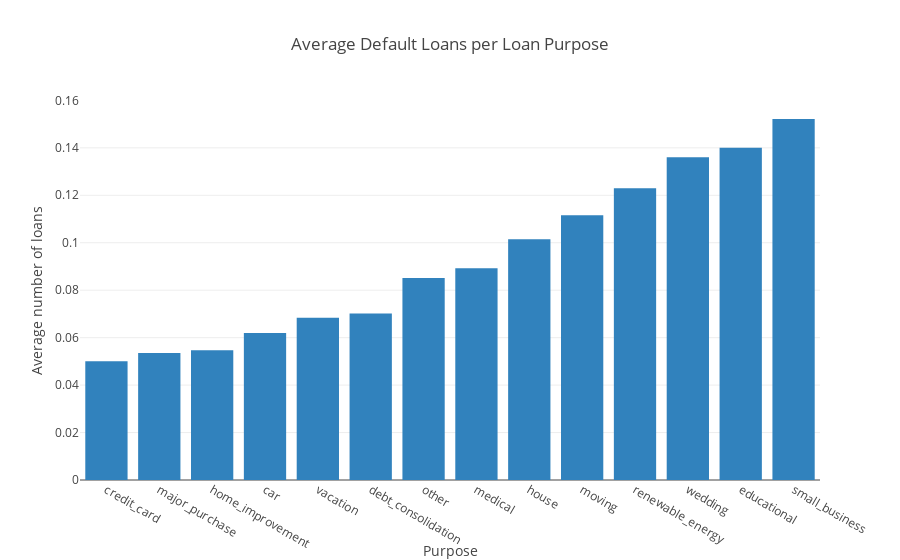

Notebook source saved alongside this figure:
### Markdown cell above
The above shows the number of loans extended out is more in recent years which also contributes to the reason for less number of defaults in recent years. Some of the loans are at very early stage and are yet to be defined as default/non default.

### Code cell
purpose_loan = raw_data.groupby('purpose')['loan_status'].mean().reset_index().sort_values(by='loan_status')

data = [go.Bar(
    x=purpose_loan.purpose,
    y=purpose_loan.loan_status,
    name='Average Default Loans per Loan Purpose',
    marker=dict(
        color='rgb(49,130,189)'
    )
)]
layout = dict(
    barmode='group',
    title = "Average Default Loans per Loan Purpose",
    xaxis=dict(
        title='Purpose'
    ),
    yaxis=dict(
        title='Average number of loans'
    )
)

fig = dict(data=data, layout=layout)
iplot(fig)

### Figure 1 — Plotly figure (JSON) as saved in the notebook; plotly's stock layout.template omitted (floating-point values rounded to 4 significant figures)
{"data": [{"marker": {"color": "rgb(49,130,189)"}, "name": "Average Default Loans per Loan Purpose", "type": "bar", "x": ["credit_card", "major_purchase", "home_improvement", "car", "vacation", "debt_consolidation", "other", "medical", "house", "moving", "renewable_energy", "wedding", "educational", "small_business"], "y": [0.05002, 0.0535, 0.05473, 0.06197, 0.06842, 0.07021, 0.08519, 0.08924, 0.1015, 0.1116, 0.123, 0.136, 0.14, 0.1522]}], "layout": {"barmode": "group", "title": "Average Default Loans per Loan Purpose", "xaxis": {"title": "Purpose"}, "yaxis": {"title": "Average number of loans"}}}
